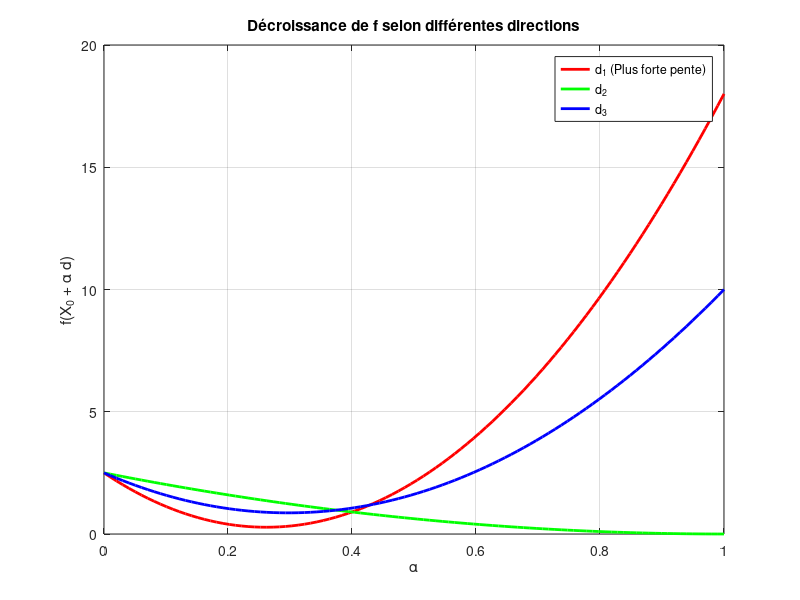

The MATLAB source for this figure:
% Script Exercice 11
clc;
clear;
close all;

X0 = [1; 1];
alpha = linspace(0, 1, 100);
f = @(x) 0.5*x(1)^2 + 2*x(2)^2;
g0 = [1; 4];

% Directions
d1 = -g0;
d2 = [-1; -1];
d3 = [1; -3];

% Calculs des valeurs f(X0 + alpha*d)
% la commande arrayfunc a ete utilise pour eviter d'ecrire une boucle for
% pour caque valeur de alpha
y1 = arrayfun(@(a) f(X0 + a*d1), alpha);
y2 = arrayfun(@(a) f(X0 + a*d2), alpha);
y3 = arrayfun(@(a) f(X0 + a*d3), alpha);

% Tracé
figure;
plot(alpha, y1, 'r', 'LineWidth', 2); 
hold on;
plot(alpha, y2, 'g', 'LineWidth', 2);
plot(alpha, y3, 'b', 'LineWidth', 2);
grid on;
xlabel('\alpha'); 
ylabel('f(X_0 + \alpha d)');
title('Décroissance de f selon différentes directions');
legend('d_1 (Plus forte pente)', 'd_2', 'd_3');
